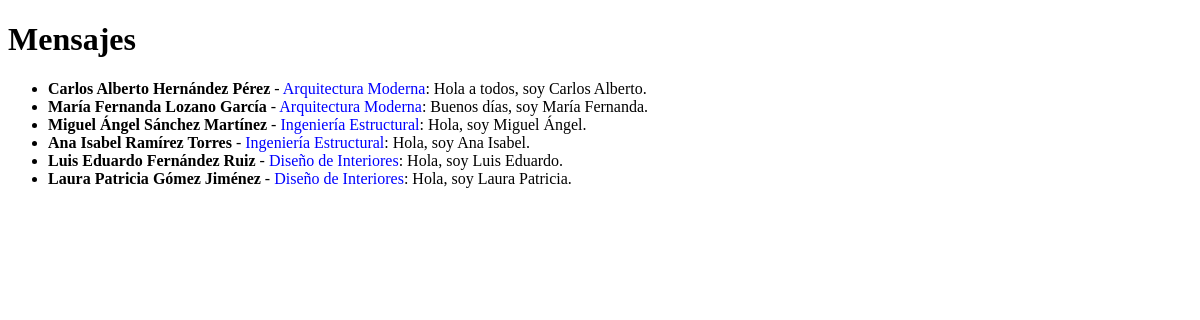
The app's page /messages/, older data.
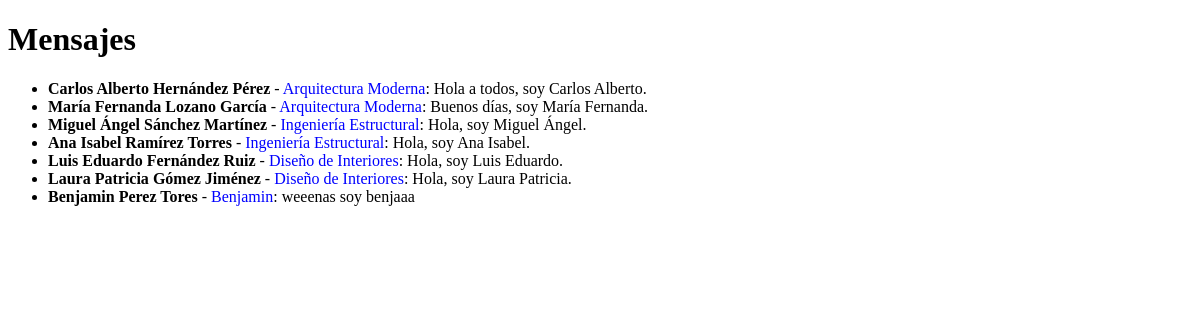
The same page, newer data.
### chat/models.py (models this page shows, shortened)
class Mensaje(models.Model):
    txt_mensaje = models.TextField()
    persona = models.ForeignKey(Persona, on_delete=models.CASCADE)
    status = models.BooleanField(default=True)

class Persona(models.Model):
    nombre = models.CharField(max_length=100)
    ap_pat = models.CharField(max_length=100)
    ap_mat = models.CharField(max_length=100)
    usu = models.CharField(max_length=100)
    pass_field = models.CharField(max_length=100)
    fecha_nac = models.DateField()
    carrera = models.ForeignKey(Carrera, on_delete=models.CASCADE)
    status = models.BooleanField(default=True)

class Carrera(models.Model):
    nombre = models.CharField(max_length=100)
    status = models.BooleanField(default=True)

### chat/views.py (the view)
# urls.py: path('messages/', views.messages, name='messages'),
def messages(request):
    mensajes = Mensaje.objects.all().order_by('id')
    return render(request, 'messages.html', {'mensajes': mensajes})

### chat/templates/messages.html (shortened to what this page needs)
<!DOCTYPE html>
<html>
<head>
</head>
<body>
    <h1>Mensajes</h1>
    <ul>
    {% for mensaje in mensajes %}
        <li><strong>{{ mensaje.persona.nombre }} {{ mensaje.persona.ap_pat }} {{ mensaje.persona.ap_mat }}</strong> - <span style="color: blue;">{{ mensaje.persona.carrera.nombre }}</span>: {{ mensaje.txt_mensaje }}</li>
    {% endfor %}
    </ul>
</body>
</html>

Row changes from the older to the newer data that the page shows:
added Mensaje: persona.nombre "Benjamin", persona.ap_pat "Perez", persona.ap_mat "Tores", persona.carrera.nombre "Benjamin", txt_mensaje "weeenas soy benjaaa"
